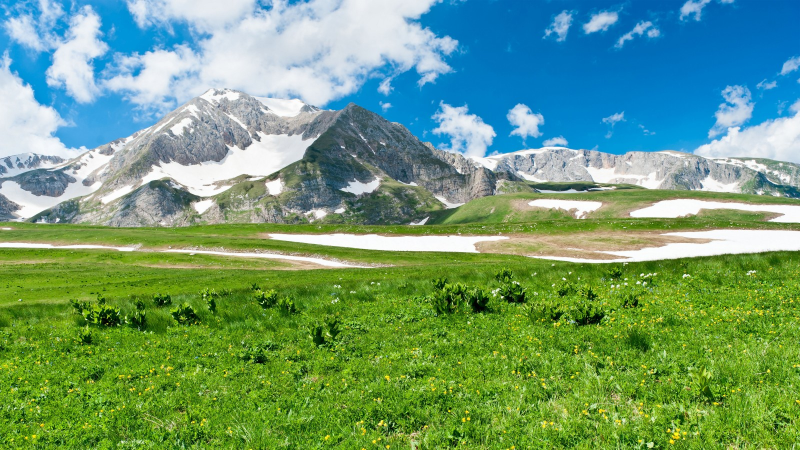
#> input picture puzzle_solver/snow-mountains-1600x900-green-landscape-scenery-5k-5405.jpg, 1600 x 900 px (shown at 1/2 size)
$ python find_best_part_position_improved.py   (older library calls are emulated)
#> lines starting #> are read from the running program, lines starting #| are printed output that depends on the picture
### puzzle_solver/Utils.py
# bs...border_size
# [30 lines left out: function get_derivatives_box, not called in this run]

def get_derivatives_box_tiles(tile_h, tile_w, pix_integral, bs, s=1, offset=0):
    # First do the x-derivative
    # h...height
    # w...width
    h, w = tile_h, tile_w
    # print("bs: {}".format(bs))
    # print("pix.shape: {}".format(pix.shape))
    # offset = 1
    bs_l = bs-offset
    bs_h = bs+offset

    v_1 = pix_integral[:, bs_l-s  :bs_h+h-s  , bs_l+1  :bs_h+w+1]
    v_2 = pix_integral[:, bs_l+s+1:bs_h+h+s+1, bs_l+1+s:bs_h+w+1+s]
    v_3 = pix_integral[:, bs_l-s  :bs_h+h-s  , bs_l+1+s:bs_h+w+1+s]
    v_4 = pix_integral[:, bs_l+s+1:bs_h+h+s+1, bs_l+1  :bs_h+w+1]
    print("v_1.shape: {}".format(v_1.shape))
    print("v_2.shape: {}".format(v_2.shape))
    print("v_3.shape: {}".format(v_3.shape))
    print("v_4.shape: {}".format(v_4.shape))
    deriv_x_right = v_1+v_2-v_3-v_4
    v_1 = pix_integral[:, bs_l-s  :bs_h+h-s  , bs_l-s  :bs_h+w-s]
    v_2 = pix_integral[:, bs_l+s+1:bs_h+h+s+1, bs_l    :bs_h+w]
    v_3 = pix_integral[:, bs_l-s  :bs_h+h-s  , bs_l    :bs_h+w]
    v_4 = pix_integral[:, bs_l+s+1:bs_h+h+s+1, bs_l-s  :bs_h+w-s]
    deriv_x_left  = v_1+v_2-v_3-v_4

    deriv_y_right = pix_integral[:, bs_l+1  :bs_h+h+1  , bs_l-s  :bs_h+w-s  ] \
                   +pix_integral[:, bs_l+1+s:bs_h+h+1+s, bs_l+s+1:bs_h+w+s+1] \
                   -pix_integral[:, bs_l+1+s:bs_h+h+1+s, bs_l-s  :bs_h+w-s  ] \
                   -pix_integral[:, bs_l+1  :bs_h+h+1  , bs_l+s+1:bs_h+w+s+1]
    deriv_y_left  = pix_integral[:, bs_l-s  :bs_h+h-s  , bs_l-s  :bs_h+w-s  ] \
                   +pix_integral[:, bs_l    :bs_h+h    , bs_l+s+1:bs_h+w+s+1] \
                   -pix_integral[:, bs_l    :bs_h+h    , bs_l-s  :bs_h+w-s  ] \
                   -pix_integral[:, bs_l-s  :bs_h+h-s  , bs_l+s+1:bs_h+w+s+1]

    deriv_x = deriv_x_right-deriv_x_left
    deriv_y = deriv_y_right-deriv_y_left

    return deriv_x, deriv_y

### puzzle_solver/find_best_part_position_improved.py
#! /usr/bin/python2.7

import os
import sys

import numpy as np

import matplotlib.pyplot as plt

from PIL import Image, ImageDraw, ImageFont

import Utils

img = Image.open("snow-mountains-1600x900-green-landscape-scenery-5k-5405.jpg")
#> img is the input picture: PIL image 1600x900 RGB; mean R, G, B 111.4, 156.3, 117.9
img_resizes = img.resize((400, 225), Image.ANTIALIAS)
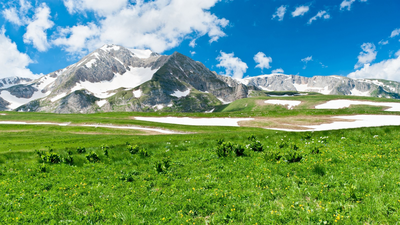
#> img_resizes: PIL image 400x225 RGB; mean R, G, B 111.4, 156.3, 117.8
img_resizes.show()

# First get all parts!

pix = np.array(img)

# e.g tiles are 100x100

height, width, chans = pix.shape
#> height = 900; width = 1600; chans = 3

tile_width = 100
pix_tiles = pix.transpose(0, 2, 1) \
               .reshape((height//tile_width, tile_width*chans, width)) \
               .transpose(0, 2, 1) \
               .reshape((height*width//tile_width//tile_width, tile_width, tile_width, chans)) \
               .transpose(0, 2, 1, 3) \
               .reshape((height*width//tile_width, tile_width, chans))
               # .reshape((height, width, chans)) \
               # .reshape((height*width//tile_width//tile_width, tile_width, tile_width, 3)) \

pix_1_tile = pix[:tile_width, :tile_width]
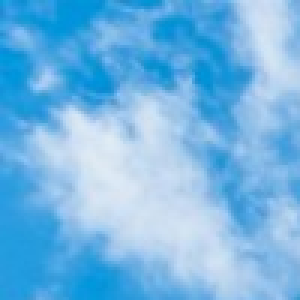
#> pix_1_tile: shape (100, 100, 3) (shown 3 times larger); mean R, G, B 115.6, 182.4, 229
img_1_tile = Image.fromarray(pix_1_tile)
img_1_tile.save("tiles_1_tile.png", "PNG")

img_tiles = Image.fromarray(pix_tiles)
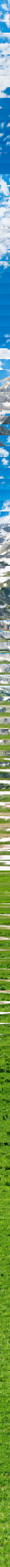
#> img_tiles: PIL image 100x14400 RGB (shown at 1/10 size); mean R, G, B 111.4, 156.3, 117.9
img_tiles.save("tiles_in_rows.png", "PNG")

pix_tiles = pix_tiles.reshape((height*width//tile_width//tile_width, tile_width, tile_width, chans))

bs = 20 # border_size
x, y, z, w = pix_tiles.shape
#> x = 144; y = 100; z = 100; w = 3
pix_tiles_borders = np.zeros((x, y+2*bs, z+2*bs, w), dtype=np.uint8)

pix_tiles_borders[:, bs:-bs, bs:-bs] = pix_tiles

pix_tiles_borders[:, :bs, bs:-bs] = pix_tiles[:, 0, :].reshape((x, 1, z, w))
pix_tiles_borders[:, -bs:, bs:-bs] = pix_tiles[:, -1, :].reshape((x, 1, z, w))
pix_tiles_borders[:, bs:-bs, :bs] = pix_tiles[:, :, 0].reshape((x, y, 1, w))
pix_tiles_borders[:, bs:-bs, -bs:] = pix_tiles[:, :, -1].reshape((x, y, 1, w))

pix_tiles_borders[:, :bs, :bs] = pix_tiles[:, 0, 0].reshape((x, 1, 1, 3))
pix_tiles_borders[:, :bs, -bs:] = pix_tiles[:, 0, -1].reshape((x, 1, 1, 3))
pix_tiles_borders[:, -bs:, :bs] = pix_tiles[:, -1, 0].reshape((x, 1, 1, 3))
pix_tiles_borders[:, -bs:, -bs:] = pix_tiles[:, -1, -1].reshape((x, 1, 1, 3))

img_pix_tiles_borders = Image.fromarray(pix_tiles_borders.reshape(height*width//tile_width//tile_width*(tile_width+bs*2), tile_width+2*bs, chans))
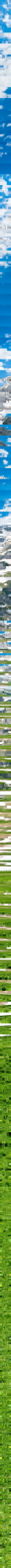
#> img_pix_tiles_borders: PIL image 140x20160 RGB (shown at 1/13 size); mean R, G, B 111.7, 156.6, 119.5
img_pix_tiles_borders.save("tiles_with_borders.png", "PNG")

pix_tiles_gray = pix_tiles_borders.astype(np.float). \
                                   dot([0.299, 0.587, 0.114])

pix_tiles_gray_int = pix_tiles_gray.copy().astype(np.uint8)
pix_tiles_gray_int[pix_tiles_gray >= 255.5] = 255

pix_tiles_integral_orig = np.cumsum(np.cumsum(pix_tiles_gray_int.astype(np.float), axis=1), axis=2)
pix_tiles_integral_orig = np.concatenate((np.zeros((x, 1, z+2*bs)).astype(np.float), pix_tiles_integral_orig), axis=1)
pix_tiles_integral_orig = np.concatenate((np.zeros((x, y+1+2*bs, 1)).astype(np.float), pix_tiles_integral_orig), axis=2)

pix_tiles_integral = pix_tiles_integral_orig.copy()
pix_tiles_integral -= np.min(pix_tiles_integral)
pix_tiles_integral /= np.max(pix_tiles_integral)
pix_tiles_integral *= 256
# pix_tiles_integral_int = pix_tiles_integral.copy().astype(np.uint8)
# pix_tiles_integral_int[pix_tiles_integral > 255.5] = 255
# print("pix_tiles_integral[0, :10, :10]:\n{}".format(pix_tiles_integral[0, :10, :10]))

# img_tiles_integral = Image.fromarray(pix_tiles_integral_int)
img_tiles_integral = Image.fromarray(pix_tiles_integral.reshape((x*(y+1+2*bs), z+1+2*bs)))
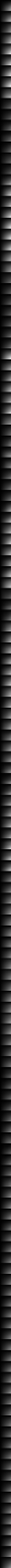
#> img_tiles_integral: PIL image 141x20304 F (shown at 1/13 size); min 0, max 256, mean 38.8; drawn with min black and max white
if img_tiles_integral.mode != 'RGB':
    img_tiles_integral = img_tiles_integral.convert('RGB')
#> img_tiles_integral: PIL image 141x20304 RGB
img_tiles_integral.save("tiles_integrals.png", "PNG")

# TODO: call the Utils get_derivatives_box but for many small pictures!
offset = 2
pix_tiles_deriv_x, pix_tiles_deriv_y = \
    Utils.get_derivatives_box_tiles(tile_width, tile_width, pix_tiles_integral_orig, bs, s=1, offset=offset)
#| v_1.shape: (144, 104, 104)
#| v_2.shape: (144, 104, 104)
#| v_3.shape: (144, 104, 104)
#| v_4.shape: (144, 104, 104)
print("Got the derivatives with box tiles!")

def get_normalizes_uint8_pix(pix_orig):
    pix = pix_orig.copy()
    pix -= np.min(pix)
    pix /= np.max(pix)
    pix *= 255.99999
    pix_int = pix.copy().astype(np.uint8)
    return pix_int

img_tiles_deriv_x = Image.fromarray(get_normalizes_uint8_pix(pix_tiles_deriv_x.reshape((x*(y+offset*2), z+offset*2))))
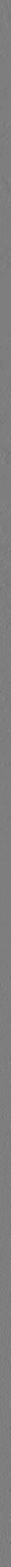
#> img_tiles_deriv_x: PIL image 104x14976 L (shown at 1/10 size); min 0, max 255, mean 125.7
img_tiles_deriv_y = Image.fromarray(get_normalizes_uint8_pix(pix_tiles_deriv_y.reshape((x*(y+offset*2), z+offset*2))))

img_tiles_deriv_x.save("tiles_deriv_x.png", "PNG")
img_tiles_deriv_y.save("tiles_deriv_y.png", "PNG")

# TODO: add 2nd derivative and get the keypoints for each tile!
# TODO: make a matrix with 2nd derive with shape (x, 3, tile, tile) for faster
# calculation of the Non-Maxima Supression
